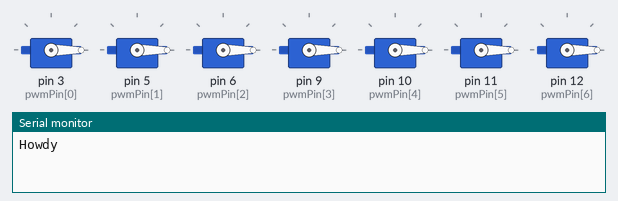
A sketch run on a simulated Arduino Uno, built with avr-gcc and run on an emulated ATmega328P. Shown: 7 × servo, the last lines printed to the serial monitor. At 12.0 s the program stops and its outputs stay as they are.

Above: at 0.1 s.
At 1.1 s:
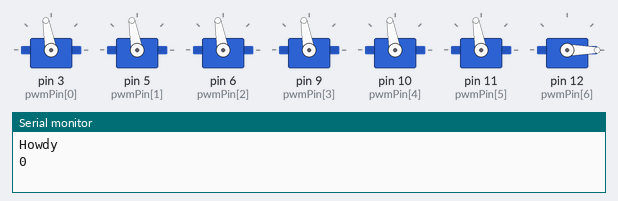
At 2.1 s:
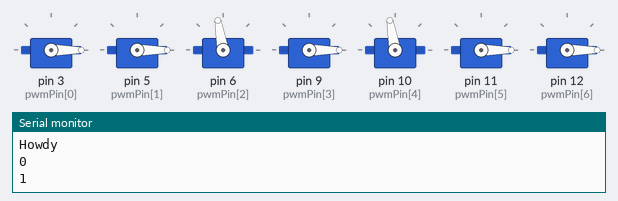
At 5.1 s:
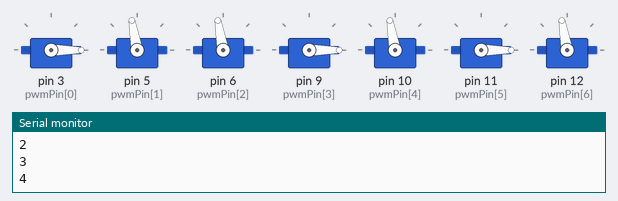
At 7.1 s:
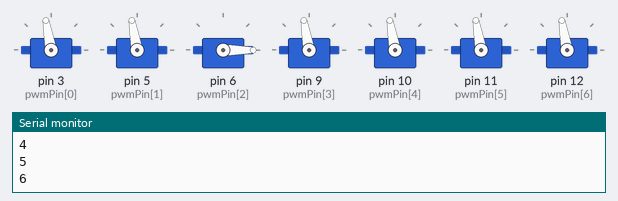
At 10.1 s:
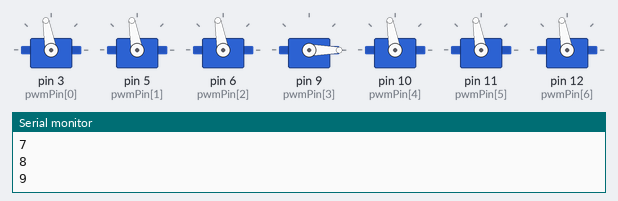
Timing chart, 0 to 12.5 s (numbered marks = the images above):
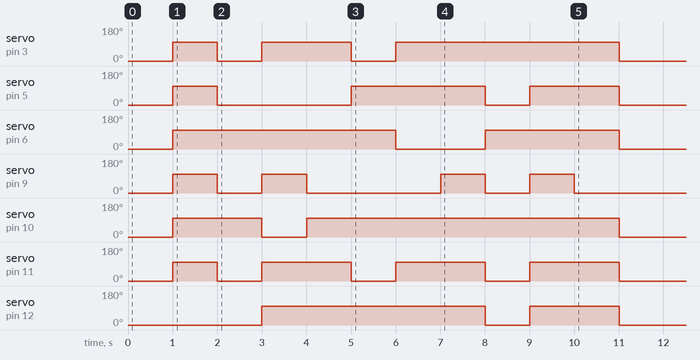

The sketch:

servos.ino
```cpp
// Arduino code to count 9-0 LED style using servos
// Servos apparently only work well on PWM (pulse width modulation pins)

#include <Servo.h>

const int numServos = 7;
Servo servo[numServos];
int pwmPin[] = {3,5,6,9,10,11,12};  // (PWM) pins for servos

const int OFF = 10;  // "time" with no LEDs

int time[][7] = {
  { 1,1,1,1,1,1,0 },  // 0
  { 0,0,1,0,1,0,0 },
  { 1,0,1,1,0,1,1 },
  { 1,0,1,0,1,1,1 },
  { 0,1,1,0,1,0,1 },  // 4
  { 1,1,0,0,1,1,1 },
  { 1,1,0,1,1,1,1 },
  { 1,0,1,0,1,0,0 },
  { 1,1,1,1,1,1,1 },  // 8
  { 1,1,1,0,1,1,1 },
  { 0,0,0,0,0,0,0 },  // no time
};


void setup()
{
  Serial.begin(9600);
  for (int i=0; i < numServos ; i++) {
    servo[i].attach( pwmPin[i] );
  }
}

// turn on "LEDs" for this digit
void displayTime( int t ) {
  for (int s=0; s < numServos; s++) {
    servo[s].write( 100 * time[t][s] );
  }
}


void loop()
{
  Serial.println("Howdy\n");
  //displayTime( 8 );delay(1000); exit(0);


  displayTime( OFF ); delay( 1000 );

  for (int t=0; t < 10; t++) {
    Serial.println( t );
    displayTime( t );
    delay(1000);
  }

  displayTime( OFF );
  Serial.println("Boydy\n");

  delay(1000); exit(0);
}
```

Measured:
- by itself, servo on pin 3 (pwmPin[0]): goes 100° 1.0 s, 0° 1.0 s, 100° 2.0 s, 0° 1.0 s, 100° 5.0 s, then 0°
- by itself, servo on pin 5 (pwmPin[1]): goes 100° 1.0 s, 0° 3.0 s, 100° 3.0 s, 0° 1.0 s, 100° 2.0 s, then 0°
- by itself, servo on pin 6 (pwmPin[2]): 0° → 100° at 1.0 s, → 0° 5.0 s later, → 100° 2.0 s later, → 0° 3.0 s later
- by itself, servo on pin 9 (pwmPin[3]): 0° → 100° at 1.0 s, → 0° 1.0 s later, → 100° 1.0 s later, → 0° 1.0 s later, … (8 changes in this stretch)
- by itself, servo on pin 10 (pwmPin[4]): 0° → 100° at 1.0 s, → 0° 2.0 s later, → 100° 1.0 s later, → 0° 7.0 s later
- by itself, servo on pin 11 (pwmPin[5]): repeats every 3.0 s: 0° 1.0 s, 100° 2.0 s
- by itself, servo on pin 12 (pwmPin[6]): 0° → 100° at 3.0 s, → 0° 5.0 s later, → 100° 1.0 s later, → 0° 2.0 s later
